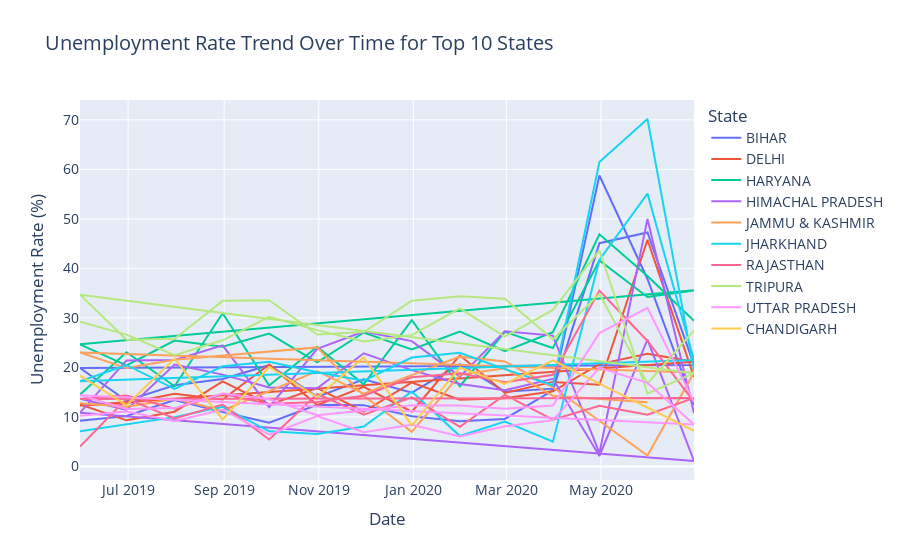

Notebook code for this chart:
### Code cell
import plotly.express as px
fig = px.line(
    top_10_unemployment_data,
    x='Date',
    y='Unemployment_Rate',
    color='Region',
    title='Unemployment Rate Trend Over Time for Top 10 States'
)
fig.update_layout(
    xaxis_title='Date',
    yaxis_title='Unemployment Rate (%)',
    font=dict(size=14),
    title_font=dict(size=20),
    legend_title="State"
)
fig.show()
